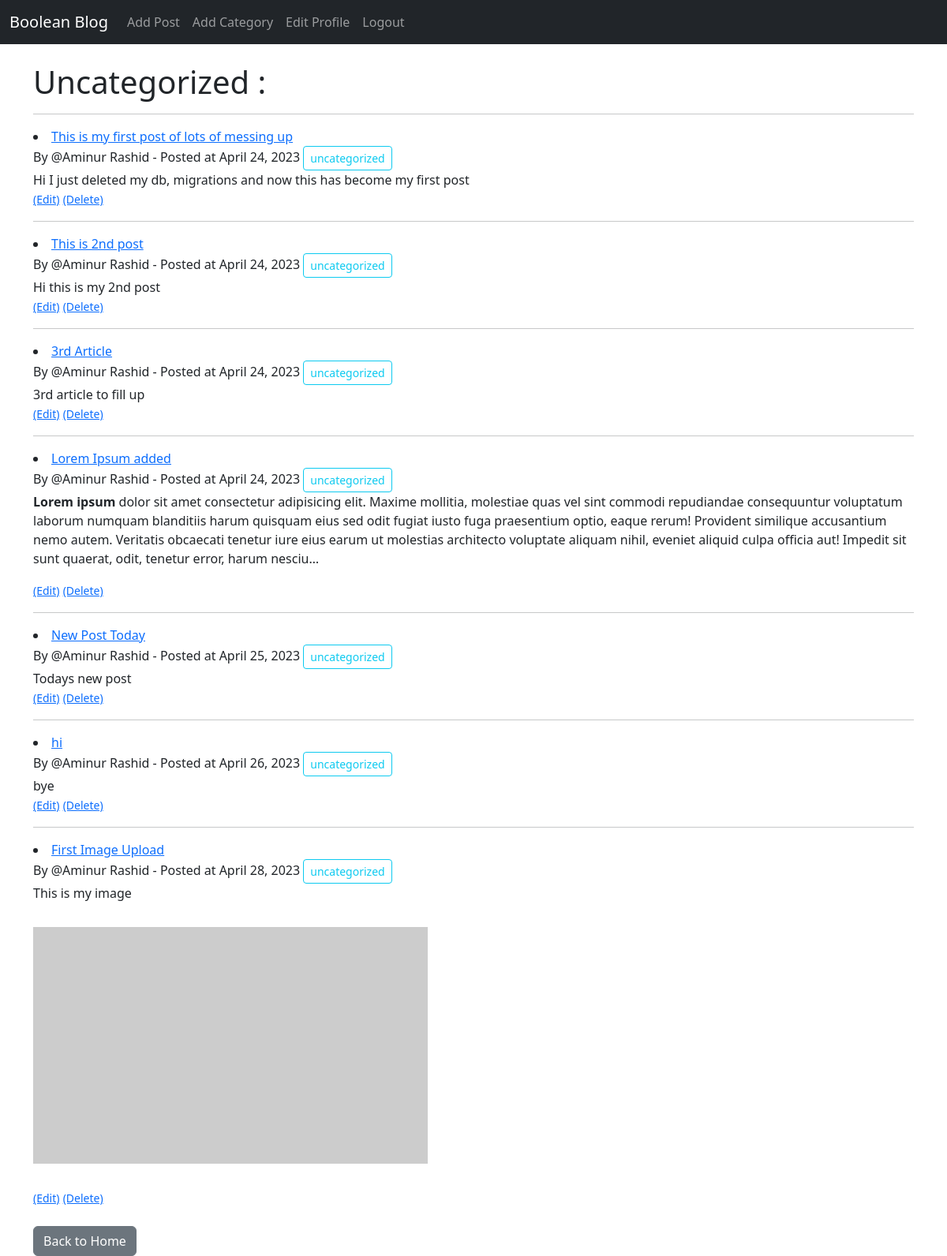
The app's page /categories/uncategorized (signed in) with its own data.
### core/models.py (models this page shows, shortened)
class Post(models.Model):
    title = models.CharField(max_length=255)
    author = models.ForeignKey(User, on_delete=models.CASCADE) # Author is coming from the Django admin panel and on_delete means every thing under that author will be delete in one swoop  # noqa: E501
    body = RichTextField(blank=True, null=True)
    category = models.CharField(max_length=255, default="uncategorized")
    date = models.DateField(auto_now=True)
    likes = models.ManyToManyField(User, related_name='blog_posts')  # This allows us to associate different things to different table such as many users may like many posts
    header_image = models.ImageField(null=True, blank=True, upload_to="images/") # null and blank are for the purpose that a blog may not have an image and that's ok and if there isn't one, one can be added later

### core/views.py (the view)
# urls.py: path('categories/<str:cats>', categoryView, name='category'),
def categoryView(request,cats):
    cats = cats.replace("-"," ")  # The replace part is for slugify
    category_posts = Post.objects.filter(category = cats)  # This is making a query like -> select * from Post where category=cats;
    return render(request, 'categories.html', {'cats':cats.title(), 'category_posts':category_posts})  # title() is for I guess capitalizing the first letter

### templates/categories.html (shortened to what this page needs)
{% extends 'base.html' %}
    {% block content %}
        {% if category_posts %}
            <h1>{{cats}} : </h1>
            {% for p in category_posts %}
                <hr>
                <li>
                    <a href="{% url 'article' p.pk %}">{{p.title}}</a>
                    <br>By @{{p.author.first_name}} {{p.author.last_name}} - Posted at {{p.date}}
                    <button type="button" class="btn btn-outline-info btn-sm">{{p.category}}</button>
                    <br>
                    {{p.body | truncatechars:500 |safe}}
                </li>
                {% if user.is_authenticated %}
                    <small><a href="{% url 'update_post' p.pk %}">(Edit)</a></small>
                    <small><a href="{% url 'delete_post' p.pk %}">(Delete)</a></small>
                {% endif %}
                <br>
            {% endfor %}
        {% else %}
            <p>Sorry, this page doesn't seem to exist</p>
        {% endif %}
        <br><a href="{% url 'home' %}" class="btn btn-secondary">Back to Home</a>
    {% endblock %}

### records on screen
Post: title "This is my first post of lots of messing up", author.first_name "Aminur", author.last_name "Rashid", date "April 24, 2023", category "uncategorized", body "Hi I just deleted my db, migrations and now this has become my first post"
Post: title "This is 2nd post", author.first_name "Aminur", author.last_name "Rashid", date "April 24, 2023", category "uncategorized", body "Hi this is my 2nd post"
Post: title "3rd Article", author.first_name "Aminur", author.last_name "Rashid", date "April 24, 2023", category "uncategorized", body "3rd article to fill up"
Post: title "Lorem Ipsum added", author.first_name "Aminur", author.last_name "Rashid", date "April 24, 2023", category "uncategorized", body "Lorem ipsum dolor sit amet consectetur adipisicing elit. Maxime mollitia, molestiae quas vel sint commodi repudiandae consequuntur voluptatum laborum numquam blanditiis harum quisquam eius sed odit fugiat iusto fuga praesentium optio, eaque rerum! Provident similique accusantium nemo autem. Veritatis obcaecati tenetur iure eius earum ut molestias architecto voluptate aliquam nihil, eveniet aliquid culpa officia aut! Impedit sit sunt quaerat, odit, tenetur error, harum nesciu…"
Post: title "New Post Today", author.first_name "Aminur", author.last_name "Rashid", date "April 25, 2023", category "uncategorized", body "Todays new post"
Post: title "hi", author.first_name "Aminur", author.last_name "Rashid", date "April 26, 2023", category "uncategorized", body "bye"
Post: title "First Image Upload", author.first_name "Aminur", author.last_name "Rashid", date "April 28, 2023", category "uncategorized", body "This is my image"

### other values on screen
{{ cats }} "Uncategorized"
